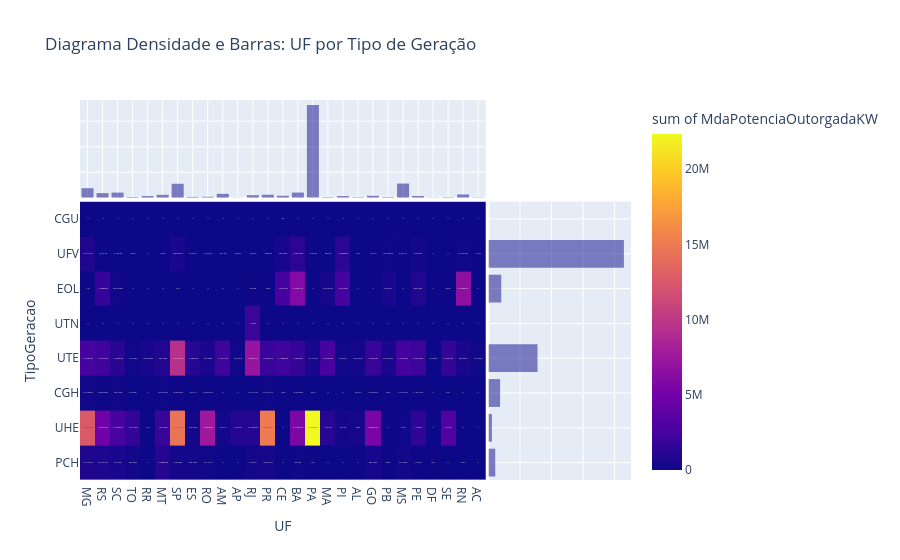

The notebook cell this image was saved under:
### Code cell
#### Diagrama de Densindade e Barras Iterativo ####

# Titulo

title_Densidade = "Diagrama Densidade e Barras: UF por Tipo de Geração"

# Titulo para exportar o arquivo em html

title_Densidade_export = "Densidade"+github

# Função para criar a variável do gráfico de pontos iterativo do plotfy

fig_dens = px.density_heatmap(df_ger,  # Dataframe
 title=title_Densidade,                # Titulo
 x="UF",                               # Variável Qualitativa Nominal
 y="TipoGeracao",                      # Variável Qualitativa Nominal
 z= "MdaPotenciaOutorgadaKW" ,         # Variável Quantitativa Contínua
 marginal_x="histogram",               # Tipo de diagrama adicional para o eixo X
 marginal_y="histogram",               # Tipo de diagrama adicional para o eixo Y
 text_auto=True                        # Contagem para cada uma das células
)

# Função para Plotagem do plotfy

fig_dens.show()

# Função do plotfy para exportar o gráfico em HTML e salva-lo

plt.offline.plot(fig_dens, filename = title_Densidade_export)

### Figure 1 — Plotly figure (JSON) as saved in the notebook; plotly's stock layout.template omitted (floating-point values rounded to 4 significant figures; data arrays with more than 128 entries replaced by an {"elided": "..."} marker saying what was removed)
{"data": [{"coloraxis": "coloraxis", "histfunc": "sum", "hovertemplate": "UF=%{x}<br>TipoGeracao=%{y}<br>sum of MdaPotenciaOutorgadaKW=%{z}<extra></extra>", "name": "", "texttemplate": "%{z}", "type": "histogram2d", "x": {"elided": "13904 str values"}, "xaxis": "x", "xbingroup": "x", "y": {"elided": "13904 str values"}, "yaxis": "y", "ybingroup": "y", "z": {"elided": "13904 float values"}}, {"alignmentgroup": "True", "bingroup": "x", "hovertemplate": "UF=%{x}<br>count=%{y}<extra></extra>", "legendgroup": "", "marker": {"color": "#0d0887"}, "name": "", "offsetgroup": "", "opacity": 0.5, "showlegend": false, "type": "histogram", "x": {"elided": "13904 str values"}, "xaxis": "x3", "yaxis": "y3"}, {"alignmentgroup": "True", "bingroup": "y", "hovertemplate": "TipoGeracao=%{y}<br>count=%{x}<extra></extra>", "legendgroup": "", "marker": {"color": "#0d0887"}, "name": "", "offsetgroup": "", "opacity": 0.5, "showlegend": false, "type": "histogram", "xaxis": "x2", "y": {"elided": "13904 str values"}, "yaxis": "y2"}], "layout": {"barmode": "overlay", "coloraxis": {"colorbar": {"title": {"text": "sum of MdaPotenciaOutorgadaKW"}}, "colorscale": [[0, "#0d0887"], [0.1111, "#46039f"], [0.2222, "#7201a8"], [0.3333, "#9c179e"], [0.4444, "#bd3786"], [0.5556, "#d8576b"], [0.6667, "#ed7953"], [0.7778, "#fb9f3a"], [0.8889, "#fdca26"], [1, "#f0f921"]]}, "legend": {"tracegroupgap": 0}, "title": {"text": "Diagrama Densidade e Barras: UF por Tipo de Geração"}, "xaxis": {"anchor": "y", "domain": [0, 0.7363], "title": {"text": "UF"}}, "xaxis2": {"anchor": "y2", "domain": [0.7413, 1], "matches": "x2", "showgrid": true, "showline": false, "showticklabels": false, "ticks": ""}, "xaxis3": {"anchor": "y3", "domain": [0, 0.7363], "matches": "x", "showgrid": true, "showticklabels": false}, "xaxis4": {"anchor": "y4", "domain": [0.7413, 1], "matches": "x2", "showgrid": true, "showline": false, "showticklabels": false, "ticks": ""}, "yaxis": {"anchor": "x", "domain": [0, 0.7326], "title": {"text": "TipoGeracao"}}, "yaxis2": {"anchor": "x2", "domain": [0, 0.7326], "matches": "y", "showgrid": true, "showticklabels": false}, "yaxis3": {"anchor": "x3", "domain": [0.7426, 1], "matches": "y3", "showgrid": true, "showline": false, "showticklabels": false, "ticks": ""}, "yaxis4": {"anchor": "x4", "domain": [0.7426, 1], "matches": "y3", "showgrid": true, "showline": false, "showticklabels": false, "ticks": ""}}}
